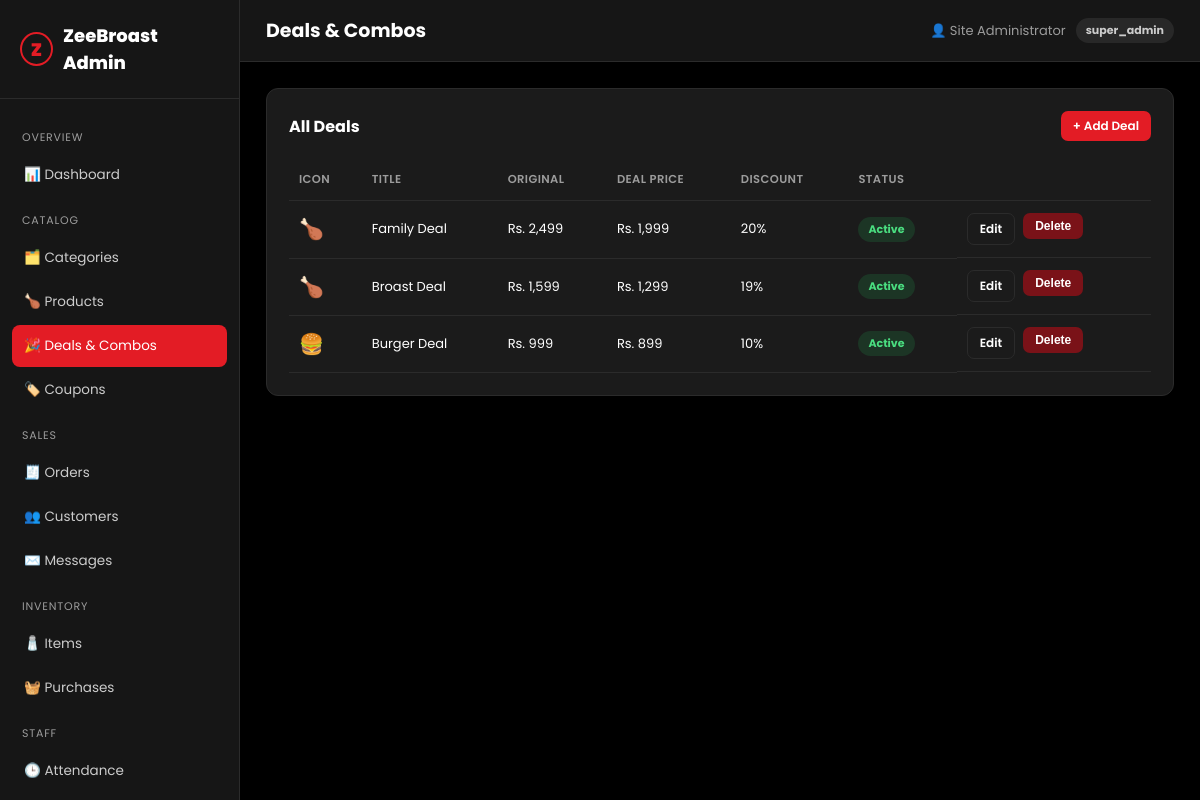
Screenshot of /admin/deals.php (signed in) with the database file from the repository.
### tables this page shows
CREATE TABLE `deals` (
  `id` INT UNSIGNED NOT NULL AUTO_INCREMENT,
  `title` VARCHAR(150) NOT NULL,
  `slug` VARCHAR(180) NOT NULL,
  `description` TEXT NULL,
  `image` VARCHAR(255) NULL,
  `icon` VARCHAR(10) NULL,
  `original_price` DECIMAL(10,2) NOT NULL,
  `deal_price` DECIMAL(10,2) NOT NULL,
  `cost_price` DECIMAL(10,2) NULL,
  `discount_percent` INT NOT NULL DEFAULT 0,
  `status` ENUM('active','inactive') NOT NULL DEFAULT 'active',
  `sort_order` INT NOT NULL DEFAULT 0,
  `created_at` TIMESTAMP NOT NULL DEFAULT CURRENT_TIMESTAMP,
  PRIMARY KEY (`id`),
  UNIQUE KEY `uq_deal_slug` (`slug`)
);

### includes/functions.php (called while the page is built, shortened)
<?php
function setting(string $key, $default = '')
{
    static $cache = null;
    if ($cache === null) {
        $cache = [];
        $stmt = db()->query('SELECT setting_key, setting_value FROM settings');
        foreach ($stmt->fetchAll() as $row) {
            $cache[$row['setting_key']] = $row['setting_value'];
        }
    }
    return $cache[$key] ?? $default;
}
function e(?string $value): string
{
    return htmlspecialchars($value ?? '', ENT_QUOTES, 'UTF-8');
}
function money($amount): string
{
    return setting('currency_symbol', 'Rs.') . ' ' . number_format((float)$amount);
}
function base_url(string $path = ''): string
{
    return BASE_URL . '/' . ltrim($path, '/');
}
function is_admin_logged_in(): bool
{
    return !empty($_SESSION['admin_id']);
}
function current_admin(): ?array
{
    static $admin = null;
    if ($admin === null) {
        $stmt = db()->prepare('SELECT id, full_name, email, role FROM admin_users WHERE id = ?');
        $stmt->execute([$_SESSION['admin_id']]);
        $admin = $stmt->fetch() ?: null;
    }
    return $admin;
}

### config/database.php (called while the page is built, shortened)
<?php
function db(): PDO
{
    static $pdo = null;
    if ($pdo === null) {
        $dsn = 'mysql:host=' . DB_HOST . ';dbname=' . DB_NAME . ';charset=' . DB_CHARSET;
        $options = [
            PDO::ATTR_ERRMODE            => PDO::ERRMODE_EXCEPTION,
            PDO::ATTR_DEFAULT_FETCH_MODE => PDO::FETCH_ASSOC,
            PDO::ATTR_EMULATE_PREPARES   => false,
        ];
        try {
            $pdo = new PDO($dsn, DB_USER, DB_PASS, $options);
        } catch (PDOException $e) {
            die('Database connection failed. Please try again later.');
        }
    }
    return $pdo;
}

### admin/deals.php (the view, shortened to what this page needs)
<?php
$admin_page_title = 'Deals & Combos';
$active_admin = 'deals';
$pdo = db();
$deals = $pdo->query('SELECT * FROM deals ORDER BY sort_order')->fetchAll();
require_once __DIR__ . '/includes/header.php';
?>
<div class="panel">
  <div class="panel-head">
    <h2>All Deals</h2>
    <a href="<?= base_url('admin/deal-edit.php') ?>" class="btn btn-primary btn-sm">+ Add Deal</a>
  </div>
  <table>
    <thead><tr><th>Icon</th><th>Title</th><th>Original</th><th>Deal Price</th><th>Discount</th><th>Status</th><th></th></tr></thead>
    <tbody>
      <?php foreach ($deals as $d): ?>
      <tr>
        <td style="font-size:20px"><?= e($d['icon']) ?></td>
        <td><?= e($d['title']) ?></td>
        <td><?= money($d['original_price']) ?></td>
        <td><?= money($d['deal_price']) ?></td>
        <td><?= (int)$d['discount_percent'] ?>%</td>
        <td><span class="badge <?= $d['status'] === 'active' ? 'badge-green' : 'badge-gray' ?>"><?= e(ucfirst($d['status'])) ?></span></td>
        <td style="display:flex;gap:8px">
          <a href="<?= base_url('admin/deal-edit.php?id=' . (int)$d['id']) ?>" class="btn btn-outline btn-sm">Edit</a>
          <form method="post" onsubmit="return confirm('Delete this deal?');">
            <button type="submit" class="btn btn-danger btn-sm">Delete</button>
          </form>
        </td>
      </tr>
      <?php endforeach; ?>
    </tbody>
  </table>
</div>
<?php require_once __DIR__ . '/includes/footer.php'; ?>

### admin/includes/header.php (shortened to what this page needs)
<?php
$admin = current_admin();
$active_admin = $active_admin ?? '';
?>
<!DOCTYPE html>
<html lang="en">
<head>
<link rel="stylesheet" href="<?= base_url('admin/assets/css/admin.css') ?>">
</head>
<body>
<aside class="admin-sidebar">
  <div class="brand"><span class="mark">Z</span> ZeeBroast Admin</div>
  <nav>
    <div class="group-label">Overview</div>
    <a href="<?= base_url('admin/index.php') ?>" class="<?= $active_admin === 'dashboard' ? 'active' : '' ?>">📊 Dashboard</a>
    <div class="group-label">Catalog</div>
    <a href="<?= base_url('admin/categories.php') ?>" class="<?= $active_admin === 'categories' ? 'active' : '' ?>">🗂️ Categories</a>
    <a href="<?= base_url('admin/products.php') ?>" class="<?= $active_admin === 'products' ? 'active' : '' ?>">🍗 Products</a>
    <a href="<?= base_url('admin/deals.php') ?>" class="<?= $active_admin === 'deals' ? 'active' : '' ?>">🎉 Deals &amp; Combos</a>
    <a href="<?= base_url('admin/coupons.php') ?>" class="<?= $active_admin === 'coupons' ? 'active' : '' ?>">🏷️ Coupons</a>
    <div class="group-label">Sales</div>
    <a href="<?= base_url('admin/orders.php') ?>" class="<?= $active_admin === 'orders' ? 'active' : '' ?>">🧾 Orders</a>
    <a href="<?= base_url('admin/customers.php') ?>" class="<?= $active_admin === 'customers' ? 'active' : '' ?>">👥 Customers</a>
    <a href="<?= base_url('admin/messages.php') ?>" class="<?= $active_admin === 'messages' ? 'active' : '' ?>">✉️ Messages</a>
    <div class="group-label">Inventory</div>
    <a href="<?= base_url('admin/items.php') ?>" class="<?= $active_admin === 'items' ? 'active' : '' ?>">🧂 Items</a>
    <a href="<?= base_url('admin/purchases.php') ?>" class="<?= $active_admin === 'purchases' ? 'active' : '' ?>">🧺 Purchases</a>
    <div class="group-label">Staff</div>
    <a href="<?= base_url('admin/attendance.php') ?>" class="<?= $active_admin === 'attendance' ? 'active' : '' ?>">🕒 Attendance</a>
    <div class="group-label">Reports</div>
  </nav>
</aside>
<div class="admin-main">
  <div class="admin-topbar">
    <h1><?= e($admin_page_title ?? 'Dashboard') ?></h1>
    <div class="admin-user">👤 <?= e($admin['full_name'] ?? '') ?> <span class="badge badge-gray"><?= e($admin['role'] ?? '') ?></span></div>
  </div>
  <div class="admin-content">

### admin/assets/css/admin.css (style rules this page uses)
:root { --bg: #000000; --panel: #161616; --card: #1b1b1b; --border: #2b2b2b; --red: #e31c25; --red-dark: #b7141b; --text: #fff; --muted: #9c9c9c; --radius: 12px; }
* { box-sizing: border-box; margin: 0; padding: 0; }
body { font-family: 'Poppins', sans-serif; background: #000000; color: var(--text); font-size: 14px; display: flex; min-height: 100vh; }
a { text-decoration: none; color: inherit; }
.admin-sidebar { width: 240px; background: var(--panel); border-right: 1px solid var(--border); position: sticky; top: 0; height: 100vh; overflow-y: auto; flex: none; }
.admin-sidebar .brand { padding: 22px 20px; display: flex; align-items: center; gap: 10px; font-weight: 800; font-size: 18px; border-bottom: 1px solid var(--border); }
.admin-sidebar .brand .mark { width: 34px; height: 34px; border-radius: 50%; border: 2px solid var(--red); display: flex; align-items: center; justify-content: center; color: var(--red); font-weight: 900; }
.admin-sidebar nav { padding: 16px 12px; }
.admin-sidebar nav .group-label { font-size: 11px; text-transform: uppercase; letter-spacing: .8px; color: var(--muted); padding: 14px 10px 8px; }
.admin-sidebar nav a { display: flex; align-items: center; gap: 10px; padding: 11px 12px; border-radius: 8px; font-size: 13.5px; color: #ccc; margin-bottom: 2px; }
.admin-sidebar nav a.active { background: var(--red); color: #fff; }
.admin-main { flex: 1; min-width: 0; }
.admin-topbar { display: flex; align-items: center; justify-content: space-between; padding: 16px 26px; border-bottom: 1px solid var(--border); background: var(--panel); }
.admin-topbar h1 { font-size: 19px; font-weight: 700; }
.admin-user { display: flex; align-items: center; gap: 10px; font-size: 13px; color: var(--muted); }
.admin-content { padding: 26px; }
.panel { background: var(--card); border: 1px solid var(--border); border-radius: var(--radius); padding: 22px; margin-bottom: 22px; }
.panel-head { display: flex; align-items: center; justify-content: space-between; margin-bottom: 18px; }
.panel-head h2 { font-size: 16px; font-weight: 700; }
table { width: 100%; border-collapse: collapse; }
th, td { text-align: left; padding: 12px 10px; font-size: 13px; border-bottom: 1px solid var(--border); }
th { color: var(--muted); font-weight: 600; font-size: 11.5px; text-transform: uppercase; letter-spacing: .4px; }
.btn { display: inline-flex; align-items: center; gap: 6px; padding: 9px 16px; border-radius: 7px; font-weight: 600; font-size: 13px; border: none; cursor: pointer; }
.btn-primary { background: var(--red); color: #fff; }
.btn-outline { background: transparent; border: 1px solid var(--border); color: #fff; }
.btn-sm { padding: 6px 12px; font-size: 12px; }
.btn-danger { background: #7a1218; color: #fff; }
.badge { display: inline-flex; padding: 4px 10px; border-radius: 20px; font-size: 11px; font-weight: 700; }
.badge-green { background: rgba(34,197,94,.15); color: #4ade80; }
.badge-gray { background: rgba(255,255,255,.08); color: #ccc; }

### rows the page displays
deals: icon "🍗", title "Family Deal", original_price "Rs. 2,499", deal_price "Rs. 1,999", discount_percent "20", status "Active"
deals: icon "🍗", title "Broast Deal", original_price "Rs. 1,599", deal_price "Rs. 1,299", discount_percent "19", status "Active"
deals: icon "🍔", title "Burger Deal", original_price "Rs. 999", deal_price "Rs. 899", discount_percent "10", status "Active"

### other values shown
$admin_page_title "Deals & Combos"
$admin['full_name'] "Site Administrator"
$admin['role'] "super_admin"
